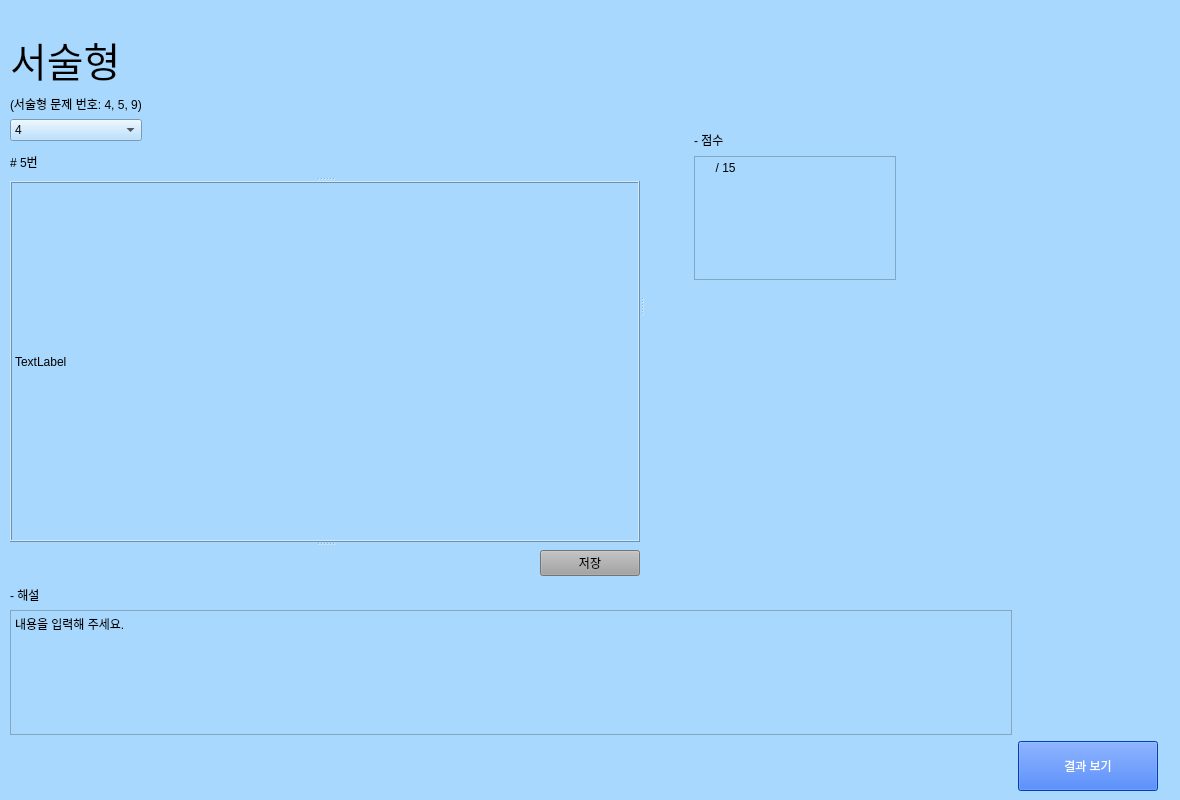
<?xml version="1.0" encoding="UTF-8"?>
<ui version="4.0">
 <class>descriptiveScoringPage</class>
 <widget class="QWidget" name="descriptiveScoringPage">
  <property name="geometry">
   <rect>
    <x>0</x>
    <y>0</y>
    <width>1180</width>
    <height>800</height>
   </rect>
  </property>
  <property name="sizePolicy">
   <sizepolicy hsizetype="Fixed" vsizetype="Fixed">
    <horstretch>0</horstretch>
    <verstretch>0</verstretch>
   </sizepolicy>
  </property>
  <property name="windowTitle">
   <string>Automatic Scoring Program</string>
  </property>
  <property name="styleSheet">
   <string notr="true">background: #a8d8fd</string>
  </property>
  <widget class="QWidget" name="layoutWidget">
   <property name="geometry">
    <rect>
     <x>10</x>
     <y>30</y>
     <width>1148</width>
     <height>761</height>
    </rect>
   </property>
   <layout class="QGridLayout" name="gridLayout_3">
    <item row="0" column="0">
     <widget class="QSplitter" name="splitter_2">
      <property name="orientation">
       <enum>Qt::Horizontal</enum>
      </property>
      <widget class="QSplitter" name="splitter">
       <property name="orientation">
        <enum>Qt::Vertical</enum>
       </property>
       <widget class="QWidget" name="layoutWidget_2">
        <layout class="QGridLayout" name="gridLayout">
         <property name="sizeConstraint">
          <enum>QLayout::SetFixedSize</enum>
         </property>
         <item row="3" column="0">
          <widget class="QLabel" name="descriptiveProblemNumberLabel">
           <property name="minimumSize">
            <size>
             <width>100</width>
             <height>30</height>
            </size>
           </property>
           <property name="styleSheet">
            <string notr="true">font: 75 12pt &quot;나눔스퀘어 Bold&quot;;</string>
           </property>
           <property name="text">
            <string># 5번</string>
           </property>
          </widget>
         </item>
         <item row="0" column="0">
          <widget class="QLabel" name="descriptive">
           <property name="font">
            <font>
             <family>나눔스퀘어 ExtraBold</family>
             <pointsize>30</pointsize>
             <weight>10</weight>
             <italic>false</italic>
             <bold>false</bold>
            </font>
           </property>
           <property name="styleSheet">
            <string notr="true">font: 81 30pt &quot;나눔스퀘어 ExtraBold&quot;;</string>
           </property>
           <property name="text">
            <string>서술형</string>
           </property>
          </widget>
         </item>
         <item row="1" column="0">
          <widget class="QLabel" name="descriptiveNumberListLabel">
           <property name="styleSheet">
            <string notr="true">font: 75 13pt &quot;나눔스퀘어 Bold&quot;;</string>
           </property>
           <property name="text">
            <string>(서술형 문제 번호: 4, 5, 9)</string>
           </property>
          </widget>
         </item>
         <item row="2" column="0">
          <widget class="QComboBox" name="comboBox">
           <property name="styleSheet">
            <string notr="true">font: 75 10pt &quot;나눔스퀘어 Bold&quot;;</string>
           </property>
           <item>
            <property name="text">
             <string>4</string>
            </property>
           </item>
           <item>
            <property name="text">
             <string>5</string>
            </property>
           </item>
           <item>
            <property name="text">
             <string>9</string>
            </property>
           </item>
          </widget>
         </item>
        </layout>
       </widget>
       <widget class="QLabel" name="descriptiveProblemImageLabel">
        <property name="sizePolicy">
         <sizepolicy hsizetype="Minimum" vsizetype="Minimum">
          <horstretch>0</horstretch>
          <verstretch>0</verstretch>
         </sizepolicy>
        </property>
        <property name="minimumSize">
         <size>
          <width>630</width>
          <height>360</height>
         </size>
        </property>
        <property name="maximumSize">
         <size>
          <width>631</width>
          <height>361</height>
         </size>
        </property>
        <property name="mouseTracking">
         <bool>false</bool>
        </property>
        <property name="focusPolicy">
         <enum>Qt::NoFocus</enum>
        </property>
        <property name="contextMenuPolicy">
         <enum>Qt::NoContextMenu</enum>
        </property>
        <property name="acceptDrops">
         <bool>false</bool>
        </property>
        <property name="layoutDirection">
         <enum>Qt::LeftToRight</enum>
        </property>
        <property name="styleSheet">
         <string notr="true">font: 75 10pt &quot;나눔스퀘어라운드 Bold&quot;;
border-color: rgb(85, 0, 0);</string>
        </property>
        <property name="frameShape">
         <enum>QFrame::Box</enum>
        </property>
        <property name="frameShadow">
         <enum>QFrame::Raised</enum>
        </property>
        <property name="text">
         <string>TextLabel</string>
        </property>
       </widget>
       <widget class="QWidget" name="layoutWidget_3">
        <layout class="QHBoxLayout" name="horizontalLayout">
         <item>
          <spacer name="horizontalSpacer_2">
           <property name="orientation">
            <enum>Qt::Horizontal</enum>
           </property>
           <property name="sizeType">
            <enum>QSizePolicy::Fixed</enum>
           </property>
           <property name="sizeHint" stdset="0">
            <size>
             <width>530</width>
             <height>20</height>
            </size>
           </property>
          </spacer>
         </item>
         <item>
          <widget class="QPushButton" name="nextPushButton">
           <property name="styleSheet">
            <string notr="true">background-color: rgb(163, 163, 163);
font: 75 14pt &quot;나눔스퀘어라운드 Bold&quot;;
</string>
           </property>
           <property name="text">
            <string>저장</string>
           </property>
          </widget>
         </item>
        </layout>
       </widget>
      </widget>
      <widget class="QWidget" name="layoutWidget_4">
       <layout class="QGridLayout" name="scroreGridLayout">
        <property name="sizeConstraint">
         <enum>QLayout::SetMinimumSize</enum>
        </property>
        <item row="3" column="1">
         <spacer name="verticalSpacer_2">
          <property name="orientation">
           <enum>Qt::Vertical</enum>
          </property>
          <property name="sizeType">
           <enum>QSizePolicy::Fixed</enum>
          </property>
          <property name="sizeHint" stdset="0">
           <size>
            <width>20</width>
            <height>300</height>
           </size>
          </property>
         </spacer>
        </item>
        <item row="1" column="0">
         <spacer name="horizontalSpacer_3">
          <property name="orientation">
           <enum>Qt::Horizontal</enum>
          </property>
          <property name="sizeType">
           <enum>QSizePolicy::Fixed</enum>
          </property>
          <property name="sizeHint" stdset="0">
           <size>
            <width>50</width>
            <height>20</height>
           </size>
          </property>
         </spacer>
        </item>
        <item row="0" column="1">
         <spacer name="verticalSpacer_3">
          <property name="orientation">
           <enum>Qt::Vertical</enum>
          </property>
          <property name="sizeType">
           <enum>QSizePolicy::Fixed</enum>
          </property>
          <property name="sizeHint" stdset="0">
           <size>
            <width>20</width>
            <height>100</height>
           </size>
          </property>
         </spacer>
        </item>
        <item row="1" column="2" colspan="2">
         <spacer name="horizontalSpacer">
          <property name="orientation">
           <enum>Qt::Horizontal</enum>
          </property>
          <property name="sizeType">
           <enum>QSizePolicy::Fixed</enum>
          </property>
          <property name="sizeHint" stdset="0">
           <size>
            <width>110</width>
            <height>20</height>
           </size>
          </property>
         </spacer>
        </item>
        <item row="1" column="1">
         <widget class="QLabel" name="label_2">
          <property name="styleSheet">
           <string notr="true">font: 81 15pt &quot;나눔스퀘어 ExtraBold&quot;;</string>
          </property>
          <property name="text">
           <string>- 점수</string>
          </property>
         </widget>
        </item>
        <item row="2" column="1">
         <widget class="QPlainTextEdit" name="plainTextEdit_2">
          <property name="styleSheet">
           <string notr="true">font: 75 12pt &quot;나눔스퀘어라운드 Bold&quot;;</string>
          </property>
          <property name="plainText">
           <string>     / 15</string>
          </property>
         </widget>
        </item>
       </layout>
      </widget>
     </widget>
    </item>
    <item row="2" column="1">
     <spacer name="verticalSpacer_4">
      <property name="orientation">
       <enum>Qt::Vertical</enum>
      </property>
      <property name="sizeType">
       <enum>QSizePolicy::Fixed</enum>
      </property>
      <property name="sizeHint" stdset="0">
       <size>
        <width>20</width>
        <height>100</height>
       </size>
      </property>
     </spacer>
    </item>
    <item row="3" column="1">
     <widget class="QPushButton" name="ResultPushButton">
      <property name="sizePolicy">
       <sizepolicy hsizetype="Fixed" vsizetype="Fixed">
        <horstretch>0</horstretch>
        <verstretch>0</verstretch>
       </sizepolicy>
      </property>
      <property name="minimumSize">
       <size>
        <width>140</width>
        <height>50</height>
       </size>
      </property>
      <property name="styleSheet">
       <string notr="true">font: 81 24pt &quot;나눔스퀘어 ExtraBold&quot;;
color: rgb(255, 255, 255);
background-color: rgb(0, 85, 255);</string>
      </property>
      <property name="text">
       <string>결과 보기</string>
      </property>
     </widget>
    </item>
    <item row="3" column="0">
     <spacer name="horizontalSpacer_4">
      <property name="orientation">
       <enum>Qt::Horizontal</enum>
      </property>
      <property name="sizeType">
       <enum>QSizePolicy::Fixed</enum>
      </property>
      <property name="sizeHint" stdset="0">
       <size>
        <width>1000</width>
        <height>20</height>
       </size>
      </property>
     </spacer>
    </item>
    <item row="1" column="0">
     <widget class="QLabel" name="label">
      <property name="sizePolicy">
       <sizepolicy hsizetype="Preferred" vsizetype="Preferred">
        <horstretch>0</horstretch>
        <verstretch>0</verstretch>
       </sizepolicy>
      </property>
      <property name="styleSheet">
       <string notr="true">font: 75 14pt &quot;나눔스퀘어 Bold&quot;;</string>
      </property>
      <property name="text">
       <string>- 해설</string>
      </property>
     </widget>
    </item>
    <item row="2" column="0">
     <widget class="QPlainTextEdit" name="plainTextEdit">
      <property name="plainText">
       <string>내용을 입력해 주세요.</string>
      </property>
     </widget>
    </item>
   </layout>
  </widget>
 </widget>
 <resources/>
 <connections/>
</ui>
